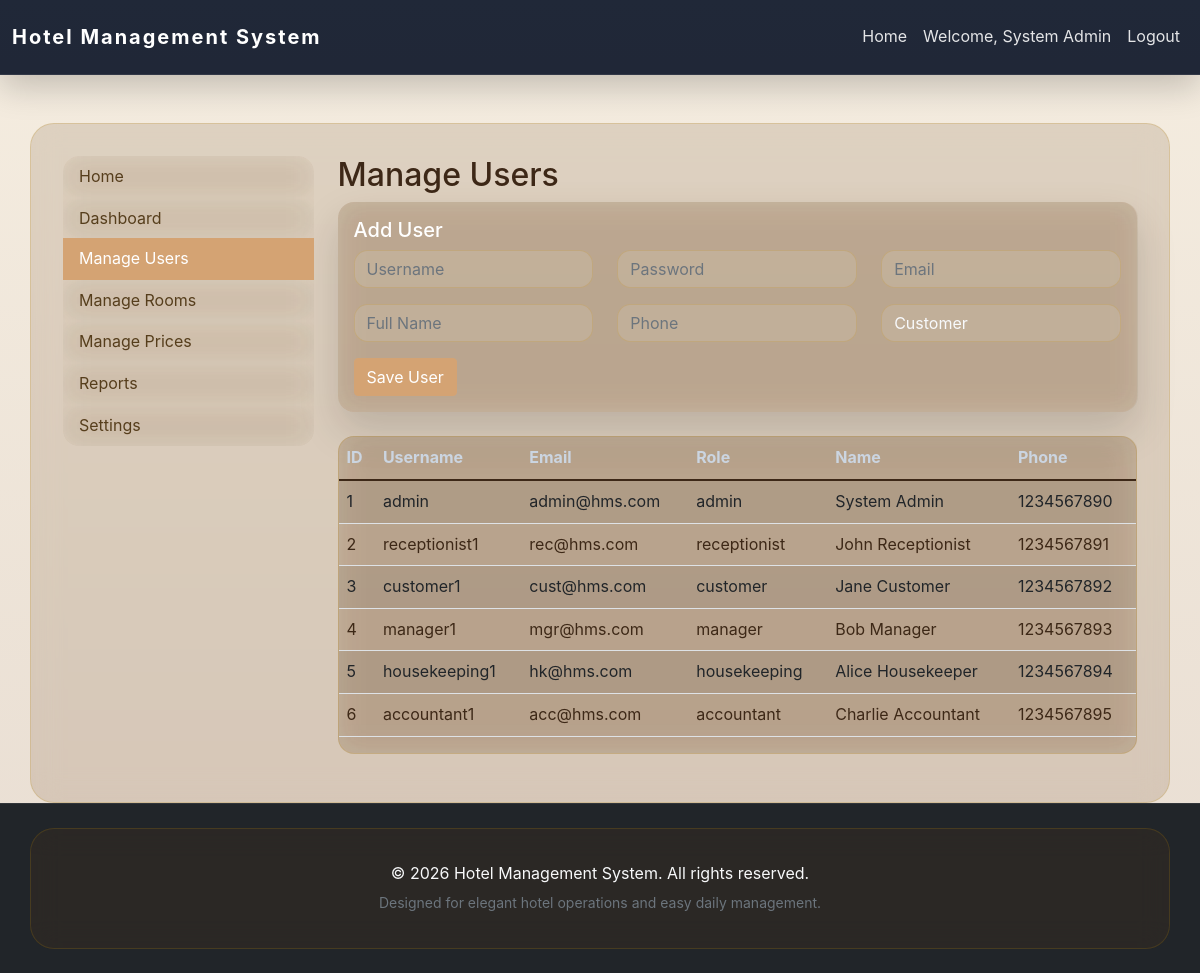
/admin/manage_users.php (signed in), run on the app's committed database.
### tables this page shows
CREATE TABLE users (
    id INT AUTO_INCREMENT PRIMARY KEY,
    username VARCHAR(50) UNIQUE NOT NULL,
    password VARCHAR(255) NOT NULL,
    email VARCHAR(100) UNIQUE NOT NULL,
    role ENUM('admin', 'receptionist', 'customer', 'manager', 'housekeeping', 'accountant') NOT NULL,
    full_name VARCHAR(100),
    phone VARCHAR(20),
    created_at TIMESTAMP DEFAULT CURRENT_TIMESTAMP
);

### includes/auth.php (called while the page is built, shortened)
<?php
function normalizeRole($role) {
    return trim(strtolower((string) $role));
}
function isLoggedIn() {
    return !empty($_SESSION['user_id']);
}
?>

### admin/manage_users.php (the view, shortened to what this page needs)
<?php
require_once __DIR__ . '/../includes/auth.php';
require_once __DIR__ . '/../config/db.php';
$users = $pdo->query('SELECT * FROM users ORDER BY created_at DESC')->fetchAll();
?>
<?php include __DIR__ . '/../includes/header.php'; ?>
<div class="row">
    <?php include __DIR__ . '/../includes/sidebar.php'; ?>
    <div class="col-md-9">
        <h2>Manage Users</h2>
        <div class="card mb-4"><div class="card-body"><h5 class="card-title">Add User</h5>
            <form method="post" class="row gy-3">
                <div class="col-md-4"><input class="form-control" name="username" placeholder="Username" required></div>
                <div class="col-md-4"><input class="form-control" type="password" name="password" placeholder="Password" required></div>
                <div class="col-md-4"><input class="form-control" type="email" name="email" placeholder="Email" required></div>
                <div class="col-md-4"><input class="form-control" name="full_name" placeholder="Full Name"></div>
                <div class="col-md-4"><input class="form-control" name="phone" placeholder="Phone"></div>
                <div class="col-md-4">
                    <select class="form-select" name="role" required>
                        <option value="customer">Customer</option>
                    </select>
                </div>
                <div class="col-12"><button class="btn btn-primary">Save User</button></div>
            </form>
        </div></div>
        <div class="table-responsive"><table class="table table-striped"><thead><tr><th>ID</th><th>Username</th><th>Email</th><th>Role</th><th>Name</th><th>Phone</th></tr></thead><tbody>
            <?php foreach ($users as $user): ?>
                <tr>
                    <td><?php echo $user['id']; ?></td>
                    <td><?php echo htmlspecialchars($user['username']); ?></td>
                    <td><?php echo htmlspecialchars($user['email']); ?></td>
                    <td><?php echo htmlspecialchars($user['role']); ?></td>
                    <td><?php echo htmlspecialchars($user['full_name']); ?></td>
                    <td><?php echo htmlspecialchars($user['phone']); ?></td>
                </tr>
            <?php endforeach; ?>
        </tbody></table></div>
    </div>
</div>
<?php include __DIR__ . '/../includes/footer.php'; ?>

### includes/header.php (shortened to what this page needs)
<?php
require_once __DIR__ . '/auth.php';
?>
<!DOCTYPE html>
<html lang="en">
<head>
    <link href="https://cdn.jsdelivr.net/npm/bootstrap@5.1.3/dist/css/bootstrap.min.css" rel="stylesheet">
    <link href="<?php echo SITE_URL; ?>assets/css/style.css" rel="stylesheet">
</head>
<body>
    <nav class="navbar navbar-expand-lg navbar-dark navbar-glass py-3">
        <div class="container-fluid">
            <a class="navbar-brand fw-bold text-white" href="<?php echo SITE_URL; ?>index.php"><?php echo htmlspecialchars(SITE_NAME); ?></a>
            <div class="collapse navbar-collapse justify-content-end" id="navbarNav">
                <ul class="navbar-nav align-items-center">
                    <?php if (isLoggedIn()): ?>
                        <li class="nav-item"><a class="nav-link" href="<?php echo SITE_URL; ?>index.php">Home</a></li>
                        <li class="nav-item"><span class="nav-link disabled">Welcome, <?php echo htmlspecialchars($_SESSION['full_name']); ?></span></li>
                        <li class="nav-item"><a class="nav-link" href="<?php echo SITE_URL; ?>logout.php">Logout</a></li>
                    <?php endif; ?>
                </ul>
            </div>
        </div>
    </nav>
    <main class="container mt-5 pb-5">

### includes/sidebar.php (shortened to what this page needs)
<?php
$role = normalizeRole($_SESSION['role'] ?? '');
$currentPage = basename($_SERVER['PHP_SELF']);
function navItem($url, $label, $currentPage) {
    $active = basename($url) === $currentPage ? ' active' : '';
    return "<a href=\"" . SITE_URL . "$url\" class=\"list-group-item list-group-item-action$active\">$label</a>";
}
?>
<div class="col-md-3 mb-4">
    <div class="list-group">
        <?php echo navItem('index.php', 'Home', $currentPage); ?>
        <?php echo navItem($role . '/dashboard.php', 'Dashboard', $currentPage); ?>
        <?php if ($role === 'admin'): ?>
            <?php echo navItem('admin/manage_users.php', 'Manage Users', $currentPage); ?>
            <?php echo navItem('admin/manage_rooms.php', 'Manage Rooms', $currentPage); ?>
            <?php echo navItem('admin/manage_prices.php', 'Manage Prices', $currentPage); ?>
            <?php echo navItem('admin/reports.php', 'Reports', $currentPage); ?>
            <?php echo navItem('admin/settings.php', 'Settings', $currentPage); ?>
        <?php elseif ($role === 'manager'): ?>
            <?php echo navItem('manager/reports.php', 'Reports', $currentPage); ?>
            <?php echo navItem('manager/occupancy.php', 'Occupancy', $currentPage); ?>
            <?php echo navItem('manager/staff_monitor.php', 'Staff Monitor', $currentPage); ?>
        <?php elseif ($role === 'housekeeping'): ?>
            <?php echo navItem('housekeeping/room_status.php', 'Room Status', $currentPage); ?>
            <?php echo navItem('housekeeping/cleaning_schedule.php', 'Cleaning Schedule', $currentPage); ?>
            <?php echo navItem('housekeeping/maintenance_request.php', 'Maintenance Request', $currentPage); ?>
        <?php endif; ?>
    </div>
</div>

### includes/footer.php (shortened to what this page needs)
    </main>
    <footer class="footer bg-dark text-light py-4 mt-auto">
        <div class="container text-center">
            <p class="mb-1">&copy; <?php echo date('Y'); ?> <?php echo htmlspecialchars(SITE_NAME); ?>. All rights reserved.</p>
            <small class="text-muted">Designed for elegant hotel operations and easy daily management.</small>
        </div>
    </footer>
</body>
</html>

### assets/css/style.css (style rules this page uses)
* { box-sizing: border-box; }
html { scroll-behavior: smooth; }
body { min-height: 100vh; margin: 0; background: linear-gradient(180deg, #f5ede0 0%, #e8ddd2 100%); background-size: cover; color: var(--text); font-family: "Inter", system-ui, -apple-system, BlinkMacSystemFont, "Segoe UI", sans-serif; line-height: 1.6; }
a { color: var(--primary); text-decoration: none; }
.container, .card, .table-responsive, .hero-banner, .profile-card, .list-group-item, .alert { background: var(--surface); -webkit-backdrop-filter: blur(14px); backdrop-filter: blur(14px); border: 1px solid var(--border); }
.container { border-radius: var(--radius-lg); padding: 2rem; }
.navbar-glass { background: rgba(15, 23, 42, 0.92) !important; border-bottom: 1px solid rgba(255, 255, 255, 0.08); box-shadow: 0 12px 34px rgba(0, 0, 0, 0.20); }
.navbar-brand { letter-spacing: 0.1em; font-weight: 700; }
.navbar-nav .nav-link { color: rgba(255, 255, 255, 0.88) !important; transition: color 0.2s ease; ; }
.card { margin-bottom: 1.75rem; border: none; border-radius: var(--radius); box-shadow: var(--shadow); }
.profile-card .form-control, .profile-card .form-select, .form-control, .form-select, textarea { background: rgba(255, 255, 255, 0.10); border: 1px solid var(--border); color: #f8fafc; border-radius: 0.85rem; }
.form-control, .form-select, textarea { transition: border-color 0.2s ease, box-shadow 0.2s ease; }
.card .card-title, .card-title, .hero-banner h2, .hero-banner h3 { color: #ffffff; }
.list-group { border-radius: var(--radius); overflow: hidden; }
.list-group-item { background: rgba(255, 255, 255, 0.05); color: var(--text-muted); border: none; transition: background 0.25s ease, transform 0.25s ease, color 0.25s ease; }
.list-group-item.active { background: var(--primary); border-color: var(--primary); color: #fff; }
.table { color: var(--text); }
.table thead th { border-bottom: 1px solid rgba(255, 255, 255, 0.12); color: #cbd5e1; }
.table-responsive { border-radius: var(--radius); overflow: hidden; }
.btn-primary { background: var(--primary); border-color: var(--primary); transition: background-color 0.2s ease, transform 0.2s ease; }
.footer { border-top: 1px solid rgba(255, 255, 255, 0.08); padding-top: 1rem; }
.mb-4, .mt-4, .mb-3 { margin-bottom: 1.5rem !important; }

### data on the page
users: id "1", username "admin", email "admin@hms.com", role "admin", full_name "System Admin", phone "1234567890"
users: id "2", username "receptionist1", email "rec@hms.com", role "receptionist", full_name "John Receptionist", phone "1234567891"
users: id "3", username "customer1", email "cust@hms.com", role "customer", full_name "Jane Customer", phone "1234567892"
users: id "4", username "manager1", email "mgr@hms.com", role "manager", full_name "Bob Manager", phone "1234567893"
users: id "5", username "housekeeping1", email "hk@hms.com", role "housekeeping", full_name "Alice Housekeeper", phone "1234567894"
users: id "6", username "accountant1", email "acc@hms.com", role "accountant", full_name "Charlie Accountant", phone "1234567895"

### other printed values
SITE_NAME "Hotel Management System"
$_SESSION['full_name'] "System Admin"
$label "Home Dashboard Manage Users Manage Rooms Manage Prices Reports Settings"
